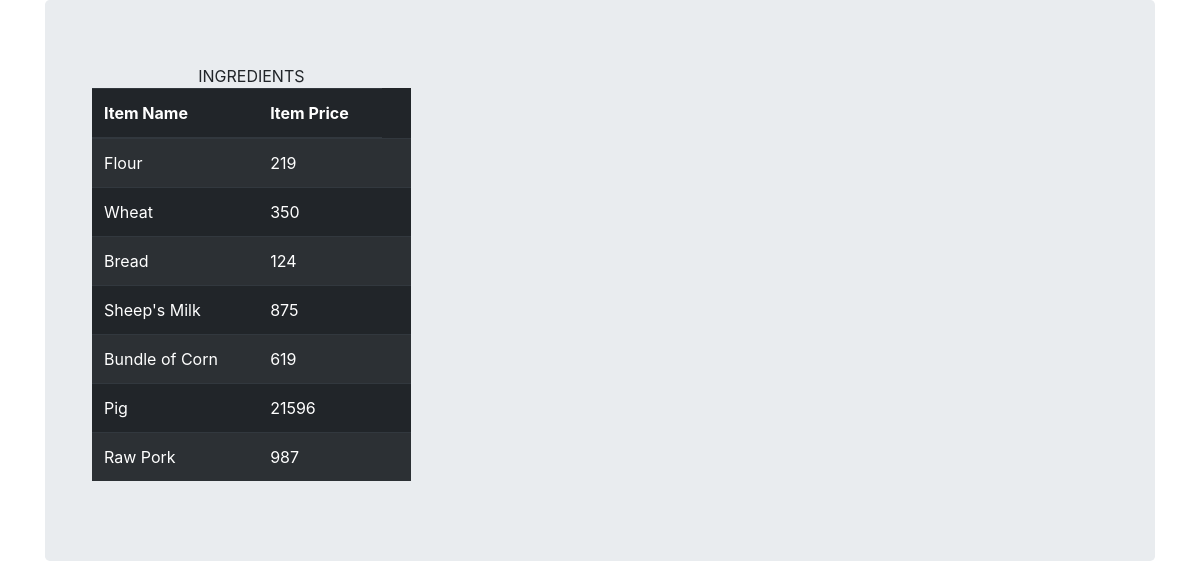
The page / on the database its author committed.
### AlbionCraft/models/Ingredient_model.py (models this page shows, shortened)
class Ingredient(models.Model):
    ingredient_name = models.CharField(max_length=50)
    ingredient_ID = models.CharField(max_length=50)
    ingredient_price = models.IntegerField()

### AlbionCraft/views.py (the view)
# urls.py: path('', views.data_list, name='data_list'),
def data_list(request):
    ingredients_view = Ingredient.objects.all().order_by('ingredient_ID')
    return render(request, 'AlbionCraft/data_list.html', {'Ingredient': ingredients_view})

### AlbionCraft/templates/AlbionCraft/data_list.html (shortened to what this page needs)
{% load static %}
<!DOCTYPE html>
<html>
<head>
    <link rel="stylesheet" href="//maxcdn.bootstrapcdn.com/bootstrap/4.0.0/css/bootstrap.min.css">
    <link rel="stylesheet" href="//maxcdn.bootstrapcdn.com/bootstrap/4.0.0/css/bootstrap-theme.min.css">
    <link rel="stylesheet" href="{% static 'css/AlbionCraft.css' %}">
</head>
<body>
<div class="container col-ld-3">
    <div class="jumbotron">
        <div class="ingredient-item col-sm-4">
            <Table class="table table-dark table-striped">
                <center>INGREDIENTS</center>
                <tr>
                    <thead class="thead-dark">
                    <tr>
                        <th scope="col">Item Name</th>
                        <th scope="col">Item Price</th>
                    </tr>
                    </thead>
                </tr>
                {% for ingredients_view in Ingredient %}
                <TR>
                    <TD>{{ ingredients_view.ingredient_name }}</TD>
                    <TD>{{ ingredients_view.ingredient_price }}</TD>
                    <TD>{{ ingredients_view.mydata }}</TD>
                </TR>
                {% endfor %}
            </Table>
        </div>
    </div>
</div>
</body>
</html>

### rows shown on the page
Ingredient: ingredient_name "Flour", ingredient_price "219"
Ingredient: ingredient_name "Wheat", ingredient_price "350"
Ingredient: ingredient_name "Bread", ingredient_price "124"
Ingredient: ingredient_name "Sheep's Milk", ingredient_price "875"
Ingredient: ingredient_name "Bundle of Corn", ingredient_price "619"
Ingredient: ingredient_name "Pig", ingredient_price "21596"
Ingredient: ingredient_name "Raw Pork", ingredient_price "987"
